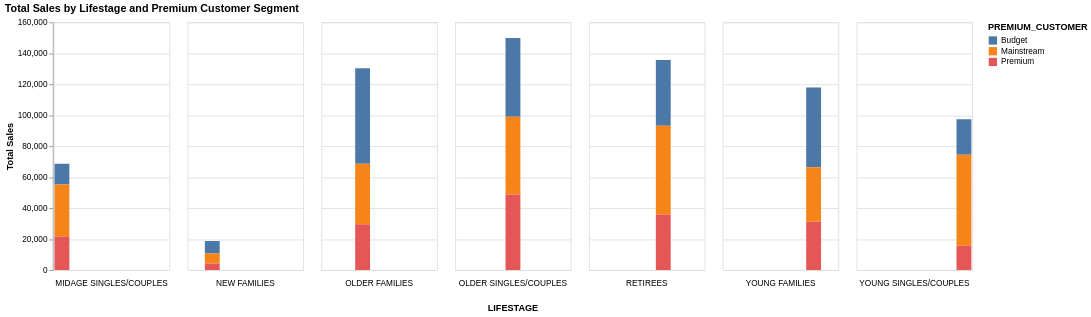

The notebook cell saved with this chart:
### Markdown cell above
### Analyze total sales by segment

Analyze and visualize the total sales for each customer segment (Lifestage and Premium Customer) by Creating a grouped bar plot using **Altair** to visualize the total sales by Lifestage and Premium Customer segment to identify the top-performing segments.

### Code cell
import altair as alt

# Create the grouped bar chart
chart = alt.Chart(sales_by_segment).mark_bar().encode(
    x=alt.X('LIFESTAGE', axis=None), # Hide x-axis label for cleaner look with column
    y=alt.Y('Total Sales'),
    color='PREMIUM_CUSTOMER',
    column=alt.Column('LIFESTAGE', header=alt.Header(titleOrient="bottom", labelOrient="bottom")),
    tooltip=['LIFESTAGE', 'PREMIUM_CUSTOMER', 'Total Sales']
).properties(
    title='Total Sales by Lifestage and Premium Customer Segment'
).interactive()

# Display the chart
chart

### Figure 1 — Vega-Lite specification as saved in the notebook (floating-point values rounded to 4 significant figures)
{"config": {"view": {"continuousWidth": 300, "continuousHeight": 300}}, "data": {"name": "data-dd63a4688e5cd8eeaae15a1fa97086c6"}, "mark": {"type": "bar"}, "encoding": {"color": {"field": "PREMIUM_CUSTOMER", "type": "nominal"}, "column": {"field": "LIFESTAGE", "header": {"labelOrient": "bottom", "titleOrient": "bottom"}, "type": "nominal"}, "tooltip": [{"field": "LIFESTAGE", "type": "nominal"}, {"field": "PREMIUM_CUSTOMER", "type": "nominal"}, {"field": "Total Sales", "type": "quantitative"}], "x": {"axis": null, "field": "LIFESTAGE", "type": "nominal"}, "y": {"field": "Total Sales", "type": "quantitative"}}, "params": [{"name": "param_1", "select": {"type": "interval", "encodings": ["x", "y"]}, "bind": "scales"}], "title": "Total Sales by Lifestage and Premium Customer Segment", "$schema": "https://vega.github.io/schema/vega-lite/v5.20.1.json", "datasets": {"data-dd63a4688e5cd8eeaae15a1fa97086c6": [{"LIFESTAGE": "MIDAGE SINGLES/COUPLES", "PREMIUM_CUSTOMER": "Budget", "Total Sales": 13520.0}, {"LIFESTAGE": "MIDAGE SINGLES/COUPLES", "PREMIUM_CUSTOMER": "Mainstream", "Total Sales": 33660.0}, {"LIFESTAGE": "MIDAGE SINGLES/COUPLES", "PREMIUM_CUSTOMER": "Premium", "Total Sales": 21570.0}, {"LIFESTAGE": "NEW FAMILIES", "PREMIUM_CUSTOMER": "Budget", "Total Sales": 8126.0}, {"LIFESTAGE": "NEW FAMILIES", "PREMIUM_CUSTOMER": "Mainstream", "Total Sales": 6396.0}, {"LIFESTAGE": "NEW FAMILIES", "PREMIUM_CUSTOMER": "Premium", "Total Sales": 4254.0}, {"LIFESTAGE": "OLDER FAMILIES", "PREMIUM_CUSTOMER": "Budget", "Total Sales": 61740.0}, {"LIFESTAGE": "OLDER FAMILIES", "PREMIUM_CUSTOMER": "Mainstream", "Total Sales": 39070.0}, {"LIFESTAGE": "OLDER FAMILIES", "PREMIUM_CUSTOMER": "Premium", "Total Sales": 29550.0}, {"LIFESTAGE": "OLDER SINGLES/COUPLES", "PREMIUM_CUSTOMER": "Budget", "Total Sales": 50950.0}, {"LIFESTAGE": "OLDER SINGLES/COUPLES", "PREMIUM_CUSTOMER": "Mainstream", "Total Sales": 50050.0}, {"LIFESTAGE": "OLDER SINGLES/COUPLES", "PREMIUM_CUSTOMER": "Premium", "Total Sales": 48890.0}, {"LIFESTAGE": "RETIREES", "PREMIUM_CUSTOMER": "Budget", "Total Sales": 42360.0}, {"LIFESTAGE": "RETIREES", "PREMIUM_CUSTOMER": "Mainstream", "Total Sales": 57320.0}, {"LIFESTAGE": "RETIREES", "PREMIUM_CUSTOMER": "Premium", "Total Sales": 35930.0}, {"LIFESTAGE": "YOUNG FAMILIES", "PREMIUM_CUSTOMER": "Budget", "Total Sales": 51500.0}, {"LIFESTAGE": "YOUNG FAMILIES", "PREMIUM_CUSTOMER": "Mainstream", "Total Sales": 35180.0}, {"LIFESTAGE": "YOUNG FAMILIES", "PREMIUM_CUSTOMER": "Premium", "Total Sales": 31200.0}, {"LIFESTAGE": "YOUNG SINGLES/COUPLES", "PREMIUM_CUSTOMER": "Budget", "Total Sales": 23060.0}, {"LIFESTAGE": "YOUNG SINGLES/COUPLES", "PREMIUM_CUSTOMER": "Mainstream", "Total Sales": 58620.0}, {"LIFESTAGE": "YOUNG SINGLES/COUPLES", "PREMIUM_CUSTOMER": "Premium", "Total Sales": 15800.0}]}}
